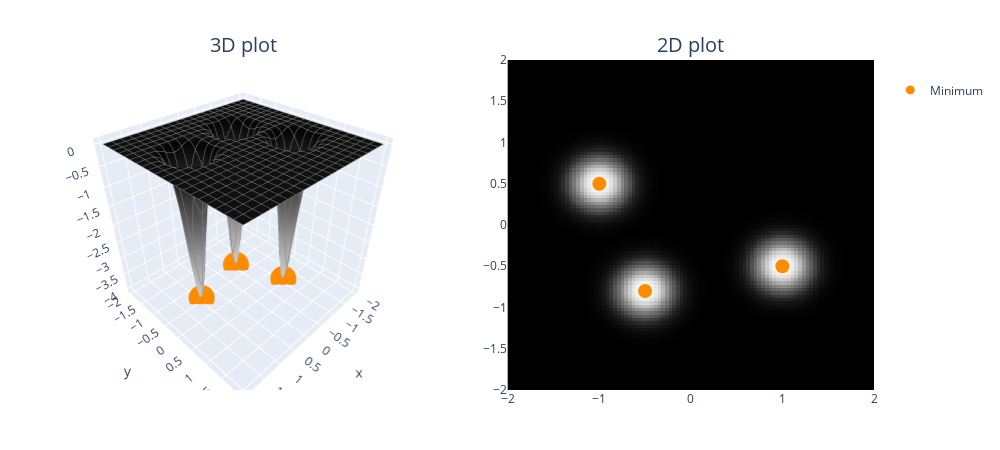

The cell this chart's notebook holds for it:
### Markdown cell above
Note that the focus shouldn't be on figuring out "which one is the best optimizer" - this loss landscape (and other examples we'll give you) were specifically designed to be pathological, and exhibit interesting kinds of behaviours from optimizers. The focus should instead be on understanding how the characteristics of optimizers we discussed in the previous sections are reflected visually in the plots produced on these loss landscapes. Some questions you might want to ask:

- We discussed that Adam (and AdamW) center their first and second moments, so that the early values are large - otherwise they start off small and take a long time to grow. Is this reflected in the plots, i.e. with Adam/AdamW taking larger early steps relative to SGD or RMSprop?
- The momentum used in SGD and RMSprop causes acceleration until "terminal velocity", which is usually a higher cap than Adam and AdamW. Is this reflected in the step size (and the instability) of those optimizers? Do Adam and AdamW seem to adapt slightly faster when they enter new terrain?
- Are there any landscapes where weight decay is advantageous, and can you see why it would be?

Some more functions you might want to try out (with their minima marked on the plots):

### Code cell
def bivariate_gaussian(x, y, x_mean=0.0, y_mean=0.0, x_sig=1.0, y_sig=1.0):
    norm = 1 / (2 * np.pi * x_sig * y_sig)
    x_exp = 0.5 * ((x - x_mean) ** 2) / (x_sig**2)
    y_exp = 0.5 * ((y - y_mean) ** 2) / (y_sig**2)
    return norm * t.exp(-x_exp - y_exp)


means = [(1.0, -0.5), (-1.0, 0.5), (-0.5, -0.8)]


def neg_trimodal_func(x, y):
    """
    This function has 3 global minima, at `means`. Unstable methods can overshoot these minima, and
    non-adaptive methods can fail to converge to them in the first place given how shallow the
    gradients are everywhere except in the close vicinity of the minima.
    """
    z = -bivariate_gaussian(x, y, x_mean=means[0][0], y_mean=means[0][1], x_sig=0.2, y_sig=0.2)
    z -= bivariate_gaussian(x, y, x_mean=means[1][0], y_mean=means[1][1], x_sig=0.2, y_sig=0.2)
    z -= bivariate_gaussian(x, y, x_mean=means[2][0], y_mean=means[2][1], x_sig=0.2, y_sig=0.2)
    return z


plot_fn(neg_trimodal_func, x_range=(-2, 2), y_range=(-2, 2), min_points=means)

### Figure 1 — Plotly figure (JSON) as saved in the notebook; plotly's stock layout.template omitted (floating-point values rounded to 4 significant figures; data arrays with more than 128 entries replaced by an {"elided": "..."} marker saying what was removed)
{"data": [{"colorscale": [[0, "rgb(255,255,255)"], [0.125, "rgb(240,240,240)"], [0.25, "rgb(217,217,217)"], [0.375, "rgb(189,189,189)"], [0.5, "rgb(150,150,150)"], [0.625, "rgb(115,115,115)"], [0.75, "rgb(82,82,82)"], [0.875, "rgb(37,37,37)"], [1, "rgb(0,0,0)"]], "contours": {"x": {"color": "grey", "end": 2, "show": true, "size": 0.2, "start": -2}, "y": {"color": "grey", "end": 2, "show": true, "size": 0.2, "start": -2}}, "hovertemplate": "<b>x</b> = %{x:.2f}<br><b>y</b> = %{y:.2f}<br><b>z</b> = %{z:.2f}</b>", "scene": "scene", "showscale": false, "type": "surface", "x": [-2.0, -1.96, -1.919, -1.879, -1.838, -1.798, -1.758, -1.717, -1.677, -1.636, -1.596, -1.556, -1.515, -1.475, -1.434, -1.394, -1.354, -1.313, -1.273, -1.232, -1.192, -1.152, -1.111, -1.071, -1.03, -0.9899, -0.9495, -0.9091, -0.8687, -0.8283, -0.7879, -0.7475, -0.7071, -0.6667, -0.6263, -0.5859, -0.5455, -0.5051, -0.4646, -0.4242, -0.3838, -0.3434, -0.303, -0.2626, -0.2222, -0.1818, -0.1414, -0.101, -0.06061, -0.0202, 0.0202, 0.06061, 0.101, 0.1414, 0.1818, 0.2222, 0.2626, 0.303, 0.3434, 0.3838, 0.4242, 0.4646, 0.5051, 0.5455, 0.5859, 0.6263, 0.6667, 0.7071, 0.7475, 0.7879, 0.8283, 0.8687, 0.9091, 0.9495, 0.9899, 1.03, 1.071, 1.111, 1.152, 1.192, 1.232, 1.273, 1.313, 1.354, 1.394, 1.434, 1.475, 1.515, 1.556, 1.596, 1.636, 1.677, 1.717, 1.758, 1.798, 1.838, 1.879, 1.919, 1.96, 2.0], "y": [-2.0, -1.96, -1.919, -1.879, -1.838, -1.798, -1.758, -1.717, -1.677, -1.636, -1.596, -1.556, -1.515, -1.475, -1.434, -1.394, -1.354, -1.313, -1.273, -1.232, -1.192, -1.152, -1.111, -1.071, -1.03, -0.9899, -0.9495, -0.9091, -0.8687, -0.8283, -0.7879, -0.7475, -0.7071, -0.6667, -0.6263, -0.5859, -0.5455, -0.5051, -0.4646, -0.4242, -0.3838, -0.3434, -0.303, -0.2626, -0.2222, -0.1818, -0.1414, -0.101, -0.06061, -0.0202, 0.0202, 0.06061, 0.101, 0.1414, 0.1818, 0.2222, 0.2626, 0.303, 0.3434, 0.3838, 0.4242, 0.4646, 0.5051, 0.5455, 0.5859, 0.6263, 0.6667, 0.7071, 0.7475, 0.7879, 0.8283, 0.8687, 0.9091, 0.9495, 0.9899, 1.03, 1.071, 1.111, 1.152, 1.192, 1.232, 1.273, 1.313, 1.354, 1.394, 1.434, 1.475, 1.515, 1.556, 1.596, 1.636, 1.677, 1.717, 1.758, 1.798, 1.838, 1.879, 1.919, 1.96, 2.0], "z": {"elided": "100x100 float values"}}, {"colorscale": [[0, "rgb(255,255,255)"], [0.125, "rgb(240,240,240)"], [0.25, "rgb(217,217,217)"], [0.375, "rgb(189,189,189)"], [0.5, "rgb(150,150,150)"], [0.625, "rgb(115,115,115)"], [0.75, "rgb(82,82,82)"], [0.875, "rgb(37,37,37)"], [1, "rgb(0,0,0)"]], "customdata": {"elided": "100x100 float values"}, "hovertemplate": "<b>x</b> = %{x:.2f}<br><b>y</b> = %{y:.2f}<br><b>z</b> = %{customdata:.2f}</b>", "showscale": false, "type": "heatmap", "x": [-2.0, -1.96, -1.919, -1.879, -1.838, -1.798, -1.758, -1.717, -1.677, -1.636, -1.596, -1.556, -1.515, -1.475, -1.434, -1.394, -1.354, -1.313, -1.273, -1.232, -1.192, -1.152, -1.111, -1.071, -1.03, -0.9899, -0.9495, -0.9091, -0.8687, -0.8283, -0.7879, -0.7475, -0.7071, -0.6667, -0.6263, -0.5859, -0.5455, -0.5051, -0.4646, -0.4242, -0.3838, -0.3434, -0.303, -0.2626, -0.2222, -0.1818, -0.1414, -0.101, -0.06061, -0.0202, 0.0202, 0.06061, 0.101, 0.1414, 0.1818, 0.2222, 0.2626, 0.303, 0.3434, 0.3838, 0.4242, 0.4646, 0.5051, 0.5455, 0.5859, 0.6263, 0.6667, 0.7071, 0.7475, 0.7879, 0.8283, 0.8687, 0.9091, 0.9495, 0.9899, 1.03, 1.071, 1.111, 1.152, 1.192, 1.232, 1.273, 1.313, 1.354, 1.394, 1.434, 1.475, 1.515, 1.556, 1.596, 1.636, 1.677, 1.717, 1.758, 1.798, 1.838, 1.879, 1.919, 1.96, 2.0], "xaxis": "x", "y": [-2.0, -1.96, -1.919, -1.879, -1.838, -1.798, -1.758, -1.717, -1.677, -1.636, -1.596, -1.556, -1.515, -1.475, -1.434, -1.394, -1.354, -1.313, -1.273, -1.232, -1.192, -1.152, -1.111, -1.071, -1.03, -0.9899, -0.9495, -0.9091, -0.8687, -0.8283, -0.7879, -0.7475, -0.7071, -0.6667, -0.6263, -0.5859, -0.5455, -0.5051, -0.4646, -0.4242, -0.3838, -0.3434, -0.303, -0.2626, -0.2222, -0.1818, -0.1414, -0.101, -0.06061, -0.0202, 0.0202, 0.06061, 0.101, 0.1414, 0.1818, 0.2222, 0.2626, 0.303, 0.3434, 0.3838, 0.4242, 0.4646, 0.5051, 0.5455, 0.5859, 0.6263, 0.6667, 0.7071, 0.7475, 0.7879, 0.8283, 0.8687, 0.9091, 0.9495, 0.9899, 1.03, 1.071, 1.111, 1.152, 1.192, 1.232, 1.273, 1.313, 1.354, 1.394, 1.434, 1.475, 1.515, 1.556, 1.596, 1.636, 1.677, 1.717, 1.758, 1.798, 1.838, 1.879, 1.919, 1.96, 2.0], "yaxis": "y", "z": {"elided": "100x100 float values"}}, {"marker": {"color": "darkorange", "size": 9}, "mode": "markers", "name": "<br>Minimum<br>", "showlegend": true, "type": "scatter3d", "x": [1], "y": [-0.5], "z": [-3.979]}, {"marker": {"color": "darkorange", "size": 14}, "mode": "markers", "showlegend": false, "type": "scatter", "x": [1], "y": [-0.5]}, {"marker": {"color": "darkorange", "size": 9}, "mode": "markers", "name": "<br>Minimum<br>", "showlegend": false, "type": "scatter3d", "x": [-1], "y": [0.5], "z": [-3.979]}, {"marker": {"color": "darkorange", "size": 14}, "mode": "markers", "showlegend": false, "type": "scatter", "x": [-1], "y": [0.5]}, {"marker": {"color": "darkorange", "size": 9}, "mode": "markers", "name": "<br>Minimum<br>", "showlegend": false, "type": "scatter3d", "x": [-0.5], "y": [-0.8], "z": [-3.979]}, {"marker": {"color": "darkorange", "size": 14}, "mode": "markers", "showlegend": false, "type": "scatter", "x": [-0.5], "y": [-0.8]}], "layout": {"annotations": [{"font": {"size": 20}, "showarrow": false, "text": "3D plot", "x": 0.225, "xanchor": "center", "xref": "paper", "y": 1, "yanchor": "bottom", "yref": "paper"}, {"font": {"size": 20}, "showarrow": false, "text": "2D plot", "x": 0.775, "xanchor": "center", "xref": "paper", "y": 1, "yanchor": "bottom", "yref": "paper"}], "height": 450, "margin": {"b": 60, "l": 60, "r": 60, "t": 60}, "scene": {"aspectmode": "cube", "domain": {"x": [0, 0.45], "y": [0, 1]}}, "title": {"font": {"size": 40}}, "width": 1000, "xaxis": {"anchor": "y", "domain": [0.55, 1], "range": [-2, 2]}, "yaxis": {"anchor": "x", "domain": [0, 1], "range": [-2, 2]}}}
